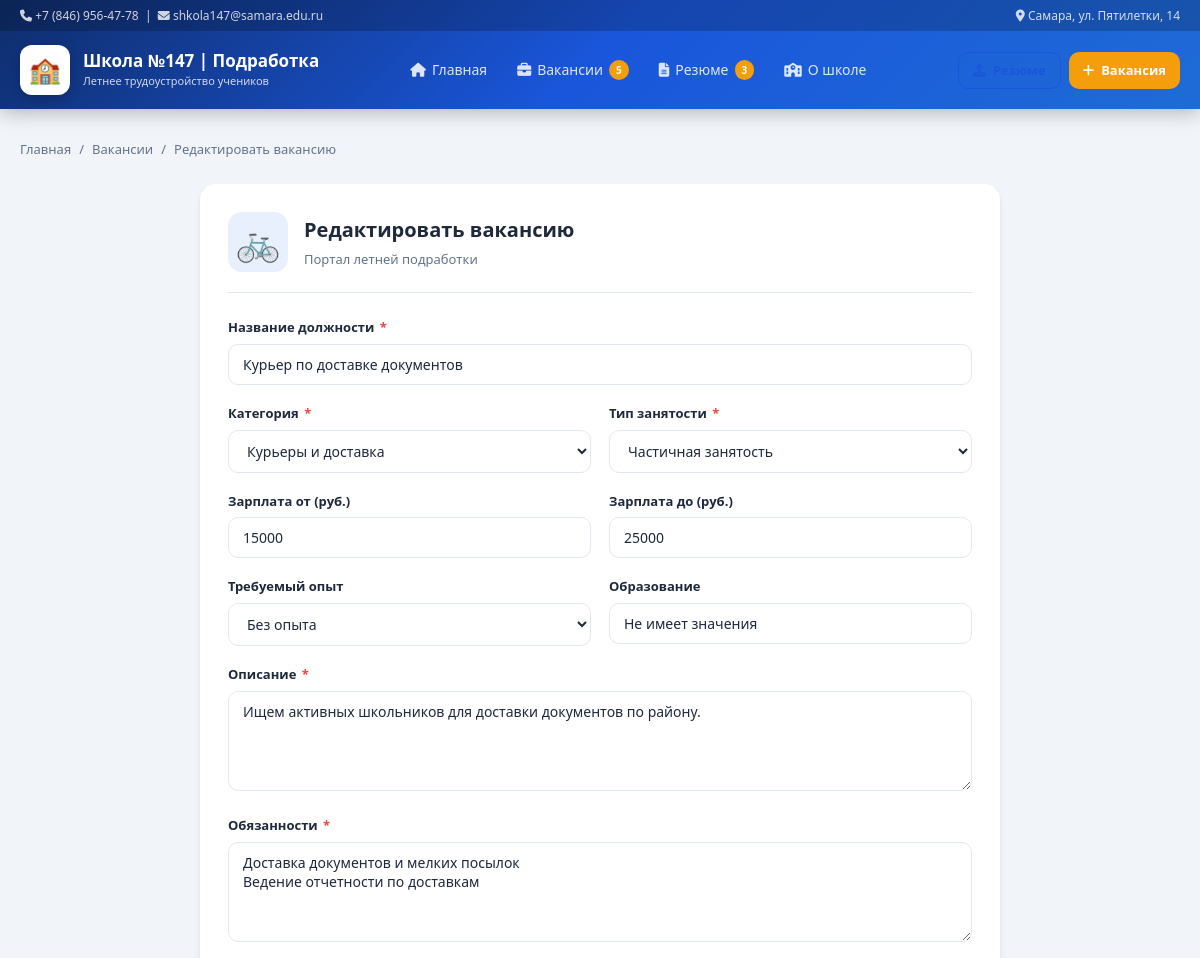
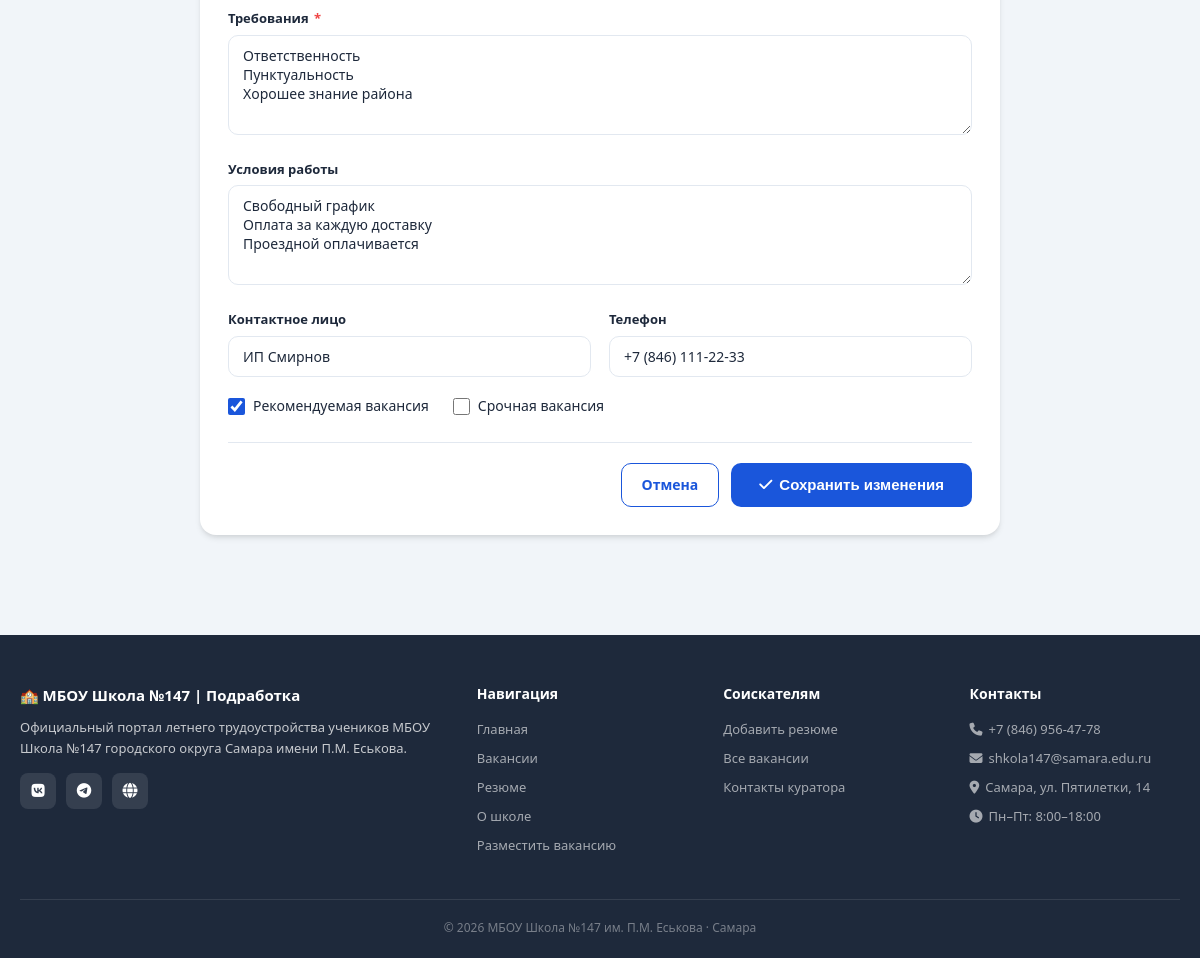
Page /vacancies/1/edit on the committed database (2 pictures, top to bottom).
### models.py (models this page shows, shortened)
class Vacancy(db.Model):
    __tablename__ = 'vacancies'
    id          = db.Column(db.Integer, primary_key=True)
    title       = db.Column(db.String(200), nullable=False)
    category    = db.Column(db.String(100), nullable=False)
    job_type    = db.Column(db.String(100), nullable=False)
    salary_from = db.Column(db.Integer, default=0)
    salary_to   = db.Column(db.Integer, default=0)
    location    = db.Column(db.String(200), default='Самара, ул. Пятилетки, 14')
    experience  = db.Column(db.String(100), default='По договорённости')
    education   = db.Column(db.String(200), default='По договорённости')
    description = db.Column(db.Text, nullable=False)
    duties      = db.Column(db.Text, nullable=False)
    requirements= db.Column(db.Text, nullable=False)
    conditions  = db.Column(db.Text, default='')
    contact_name= db.Column(db.String(150), default='')
    contact_phone=db.Column(db.String(50), default='')
    icon        = db.Column(db.String(10), default='📌')
    is_featured = db.Column(db.Boolean, default=False)
    is_active   = db.Column(db.Boolean, default=True)
    is_urgent   = db.Column(db.Boolean, default=False)
    is_new      = db.Column(db.Boolean, default=True)
    created_at  = db.Column(db.DateTime, default=datetime.utcnow)
    applications = db.relationship(
        'Application', backref='vacancy', lazy=True, cascade='all, delete-orphan'
    )

### app.py (the view, shortened to what this page needs)
    @app.route('/vacancies/<int:vacancy_id>/edit', methods=['GET', 'POST'])
    def edit_vacancy(vacancy_id):
        vacancy = Vacancy.query.get_or_404(vacancy_id)
        return render_template(
            'publish.html',
            page_title       = 'Редактировать вакансию',
            form_icon        = vacancy.icon,
            form_action      = url_for('edit_vacancy', vacancy_id=vacancy.id),
            submit_label     = 'Сохранить изменения',
            form_data        = get_publish_form_data(vacancy),
            category_options = make_category_options(vacancy.category),
            job_type_options = make_type_options(vacancy.job_type),
            experience_options = make_experience_options(vacancy.experience),
            edit             = True,
            vacancy          = vacancy,
        )

### app.py (called while the page is built, shortened)
def make_category_options(current):
    cats = [
        ('all',                      'Все категории'),
        ('Курьеры и доставка',       'Курьеры и доставка'),
        ('Промоутеры',               'Промоутеры'),
        ('Помощники и стажеры',      'Помощники и стажеры'),
        ('Озеленение и благоустройство', 'Озеленение и благоустройство'),
        ('Работа в интернете',       'Работа в интернете'),
    ]
    return [{'value': v, 'label': l, 'selected': v == current} for v, l in cats]

def make_type_options(current):
    types = [
        ('',                   'Любой'),
        ('Полная занятость',   'Полная занятость'),
        ('Частичная занятость','Частичная занятость'),
        ('Совместительство',   'Совместительство'),
    ]
    return [{'value': v, 'label': l, 'selected': v == current} for v, l in types]

def make_experience_options(current=''):
    exps = [
        ('',          'Выберите...'),
        ('Без опыта', 'Без опыта'),
        ('До 1 года', 'До 1 года'),
        ('От 1 года', 'От 1 года'),
        ('От 3 лет',  'От 3 лет'),
        ('От 5 лет',  'От 5 лет'),
    ]
    return [{'value': v, 'label': l, 'selected': v == current} for v, l in exps]

def get_publish_form_data(vacancy=None):
    if vacancy:
        return {
            'title':        vacancy.title,
            'salary_from':  vacancy.salary_from or '',
            'salary_to':    vacancy.salary_to or '',
            'education':    vacancy.education,
            'description':  vacancy.description,
            'duties':       vacancy.duties,
            'requirements': vacancy.requirements,
            'conditions':   vacancy.conditions,
            'contact_name': vacancy.contact_name,
            'contact_phone':vacancy.contact_phone,
            'is_featured':  vacancy.is_featured,
            'is_urgent':    vacancy.is_urgent,
        }

### templates/publish.html (shortened to what this page needs)
{% extends 'base.html' %}
{% block content %}
<div class="container" style="padding-top:30px; padding-bottom:50px;">
    <nav class="breadcrumb">
        <a href="{{ url_for('index') }}">Главная</a>
        <span>/</span>
        <a href="{{ url_for('vacancies') }}">Вакансии</a>
        <span>/</span>
        <span>{{ page_title }}</span>
    </nav>
    <div class="form-card" style="max-width:800px; margin:0 auto;">
        <div class="form-card__header">
            <div class="form-card__icon">{{ form_icon }}</div>
            <div>
                <h1 class="form-card__title">{{ page_title }}</h1>
                <div class="form-card__sub">Портал летней подработки</div>
            </div>
        </div>
        <form method="post" action="{{ form_action }}">
            <div class="form-grid">
                <div class="form-group form-group--full">
                    <label class="form-label">
                        Название должности <span class="req">*</span>
                    </label>
                    <input class="form-input" type="text" name="title"
                           required value="{{ form_data.title }}"
                           placeholder="Например: Курьер">
                </div>
                <div class="form-group">
                    <label class="form-label">Категория <span class="req">*</span></label>
                    <select class="form-select" name="category" required>
                        {% for opt in category_options %}
                        <option value="{{ opt.value }}"
                                {{ 'selected' if opt.selected else '' }}>
                            {{ opt.label }}
                        </option>
                        {% endfor %}
                    </select>
                </div>
                <div class="form-group">
                    <label class="form-label">Тип занятости <span class="req">*</span></label>
                    <select class="form-select" name="job_type" required>
                        {% for opt in job_type_options %}
                        <option value="{{ opt.value }}"
                                {{ 'selected' if opt.selected else '' }}>
                            {{ opt.label }}
                        </option>
                        {% endfor %}
                    </select>
                </div>
                <div class="form-group">
                    <label class="form-label">Зарплата от (руб.)</label>
                    <input class="form-input" type="number" name="salary_from"
                           min="0" value="{{ form_data.salary_from }}"
                           placeholder="25000">
                </div>
                <div class="form-group">
                    <label class="form-label">Зарплата до (руб.)</label>
                    <input class="form-input" type="number" name="salary_to"
                           min="0" value="{{ form_data.salary_to }}"
                           placeholder="50000">
                </div>
                <div class="form-group">
                    <label class="form-label">Требуемый опыт</label>
                    <select class="form-select" name="experience">
                        {% for opt in experience_options %}
                        <option value="{{ opt.value }}"
                                {{ 'selected' if opt.selected else '' }}>
                            {{ opt.label }}
                        </option>
                        {% endfor %}
                    </select>
                </div>
                <div class="form-group">
                    <label class="form-label">Образование</label>
                    <input class="form-input" type="text" name="education"
                           value="{{ form_data.education }}"
                           placeholder="Не имеет значения">
                </div>
                <div class="form-group form-group--full">
                    <label class="form-label">Описание <span class="req">*</span></label>
                    <textarea class="form-input form-input--textarea"
                              name="description" required
                              placeholder="Краткое описание вакансии...">{{ form_data.description }}</textarea>
                </div>
                <div class="form-group form-group--full">
                    <label class="form-label">Обязанности <span class="req">*</span></label>
                    <textarea class="form-input form-input--textarea"
                              name="duties" required
                              placeholder="Каждая обязанность с новой строки...">{{ form_data.duties }}</textarea>
                </div>
                <div class="form-group form-group--full">
                    <label class="form-label">Требования <span class="req">*</span></label>
                    <textarea class="form-input form-input--textarea"
                              name="requirements" required
                              placeholder="Каждое требование с новой строки...">{{ form_data.requirements }}</textarea>
                </div>
                <div class="form-group form-group--full">
                    <label class="form-label">Условия работы</label>
                    <textarea class="form-input form-input--textarea"
                              name="conditions"
                              placeholder="График, льготы, отпуск...">{{ form_data.conditions }}</textarea>
                </div>
                <div class="form-group">
                    <label class="form-label">Контактное лицо</label>
                    <input class="form-input" type="text" name="contact_name"
                           value="{{ form_data.contact_name }}"
                           placeholder="ФИО">
                </div>
                <div class="form-group">
                    <label class="form-label">Телефон</label>
                    <input class="form-input" type="tel" name="contact_phone"
                           value="{{ form_data.contact_phone }}"
                           placeholder="+7 (846) ___-__-__">
                </div>
                <div class="form-group form-group--full">
                    <div class="checkboxes-row">
                        <label class="checkbox-label">
                            <input type="checkbox" name="is_featured"
                                   {{ 'checked' if form_data.is_featured else '' }}>
                            Рекомендуемая вакансия
                        </label>
                        <label class="checkbox-label">
                            <input type="checkbox" name="is_urgent"
                                   {{ 'checked' if form_data.is_urgent else '' }}>
                            Срочная вакансия
                        </label>
                    </div>
                </div>
            </div>
            <div class="form-actions">
                <a href="{{ url_for('vacancies') }}" class="btn btn--outline">Отмена</a>
                <button type="submit" class="btn btn--primary btn--lg">
                    <i class="fas fa-check"></i> {{ submit_label }}
                </button>
            </div>
        </form>
    </div>
</div>
{% endblock %}

### static/css/style.css (style rules this page uses)
:root { --primary: #1a56db; --primary-dark: #1341a8; --primary-light: #e8f0fe; --accent: #f59e0b; --accent-dark: #d97706; --success: #10b981; --danger: #ef4444; --dark: #1e293b; --gray: #64748b; --light: #f1f5f9; --border: #e2e8f0; --white: #ffffff; --radius: 12px; --radius-lg: 16px; --shadow: 0 4px 6px -1px rgba(0, 0, 0, 0.1), 0 2px 4px -1px rgba(0, 0, 0, 0.06); --shadow-lg: 0 10px 15px -3px rgba(0, 0, 0, 0.1), 0 4px 6px -2px rgba(0, 0, 0, 0.05); --shadow-xl: 0 20px 25px -5px rgba(0, 0, 0, 0.1), 0 10px 10px -5px rgba(0, 0, 0, 0.04); }
*, *::before, *::after { box-sizing: border-box; margin: 0; padding: 0; }
html { scroll-behavior: smooth; }
body { font-family: "Segoe UI", system-ui, -apple-system, sans-serif; background: var(--light); color: var(--dark); line-height: 1.6; font-size: 15px; }
a { color: var(--primary); text-decoration: none; }
.container { max-width: 1200px; margin: 0 auto; padding: 0 20px; }
.btn { display: inline-flex; align-items: center; gap: 7px; padding: 10px 20px; border-radius: 10px; font-size: 14px; font-weight: 600; cursor: pointer; border: none; transition: all 0.2s; text-decoration: none; white-space: nowrap; }
.btn--primary { background: var(--primary); color: white; }
.btn--outline { background: transparent; color: var(--primary); border: 1.5px solid var(--primary); }
.btn--lg { padding: 13px 28px; font-size: 15px; }
.form-input { width: 100%; border: 1.5px solid var(--border); border-radius: 10px; padding: 10px 14px; font-size: 14px; outline: none; transition: border-color 0.2s, box-shadow 0.2s; color: var(--dark); background: white; font-family: inherit; }
.form-input--textarea { resize: vertical; min-height: 100px; }
.form-select { width: 100%; border: 1.5px solid var(--border); border-radius: 10px; padding: 10px 14px; font-size: 14px; outline: none; cursor: pointer; background: white; color: var(--dark); font-family: inherit; transition: border-color 0.2s; }
.form-label { display: block; font-size: 13px; font-weight: 600; color: var(--dark); margin-bottom: 6px; }
.req { color: var(--danger); margin-left: 2px; }
.form-grid { display: grid; grid-template-columns: 1fr 1fr; gap: 18px; }
.form-group--full { grid-column: 1/-1; }
.form-actions { display: flex; gap: 12px; justify-content: flex-end; margin-top: 24px; padding-top: 20px; border-top: 1px solid var(--border); }
.checkboxes-row { display: flex; gap: 24px; flex-wrap: wrap; }
.checkbox-label { display: flex; align-items: center; gap: 8px; font-size: 14px; cursor: pointer; }
.checkbox-label input[type="checkbox"] { width: 17px; height: 17px; accent-color: var(--primary); }
.form-card { background: white; border-radius: var(--radius-lg); padding: 28px; box-shadow: var(--shadow); }
.form-card__header { display: flex; align-items: center; gap: 16px; margin-bottom: 24px; padding-bottom: 20px; border-bottom: 1px solid var(--border); }
.form-card__icon { font-size: 36px; background: var(--primary-light); width: 60px; height: 60px; border-radius: 14px; display: flex; align-items: center; justify-content: center; flex-shrink: 0; }
.form-card__title { font-size: 20px; font-weight: 700; color: var(--dark); }
.form-card__sub { font-size: 13px; color: var(--gray); margin-top: 3px; }
.breadcrumb { display: flex; align-items: center; gap: 8px; font-size: 13px; color: var(--gray); margin-bottom: 24px; flex-wrap: wrap; }
.breadcrumb a { color: var(--gray); }

### rows in the picture
Vacancy: title "Курьер по доставке документов", salary_from "15000", salary_to "25000", education "Не имеет значения", description "Ищем активных школьников для доставки документов по району.", duties "Доставка документов и мелких посылок Ведение отчетности по доставкам", requirements "Ответственность Пунктуальность Хорошее знание района", conditions "Свободный график Оплата за каждую доставку Проездной оплачивается", contact_name "ИП Смирнов", contact_phone "+7 (846) 111-22-33"

### other values in the picture
{{ vacancy_count }} "5"
{{ resume_count }} "3"
{{ page_title }} "Редактировать вакансию"
{{ submit_label }} "Сохранить изменения"
form field category "Курьеры и доставка"
form field job_type "Частичная занятость"
form field experience "Без опыта"
